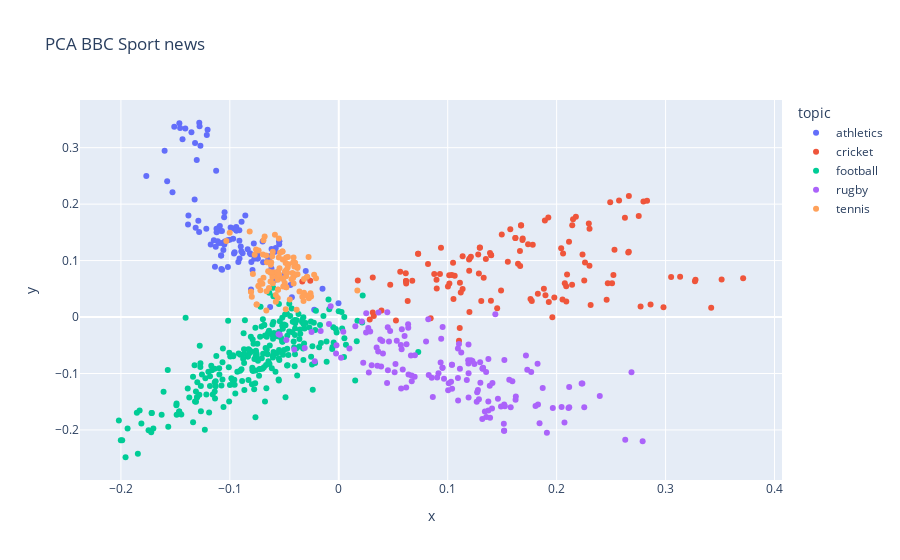

Write notebook code for a chart like this one.
### Markdown cell above
Visualization

### Code cell
hero.scatterplot(df, col='pca', color='topic', title="PCA BBC Sport news")
